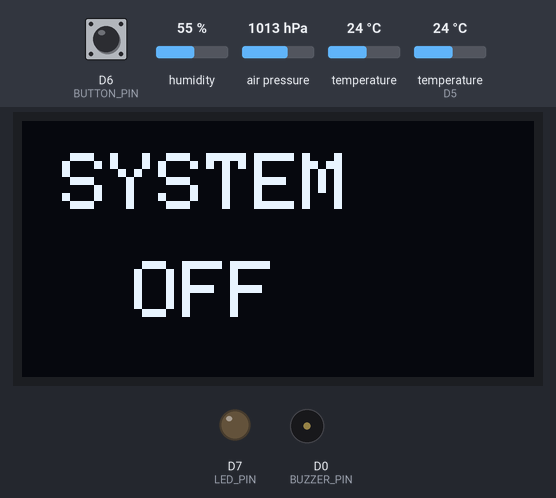
Bench run of a sketch on a simulated ESP8266 (NodeMCU). Shown: 128×64 one-colour display, output pins drawn as LEDs (lit = HIGH), buzzer (waves = sounding, pin HIGH). Inputs (shaded band) come from the test bench; at power-on: D6 (BUTTON_PIN) HIGH, humidity 55 %, air pressure 1013 hPa, temperature 24 °C, temperature (sensor on D5) 24 °C. WiFi joins after 1.5 s; servers stay silent unless stated; what the sketch prints to the serial monitor is not drawn.

Above: at 2.2 s.
2.3 s: D6 (BUTTON_PIN) pulled LOW for 0.15 s
At 3.7 s:
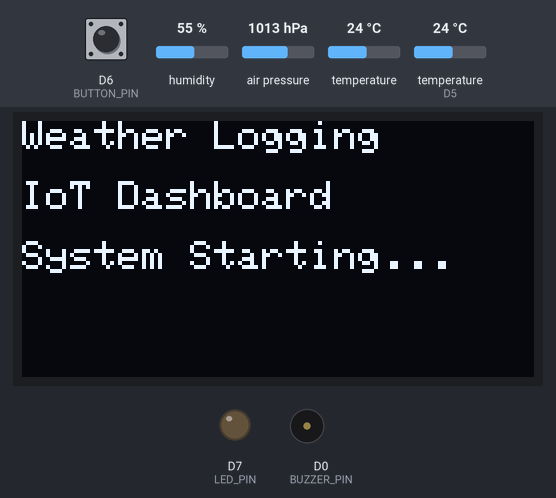
5.4 s: humidity set to 88 %
8.4 s: D6 (BUTTON_PIN) pulled LOW for 1 s
At 8.56 s:
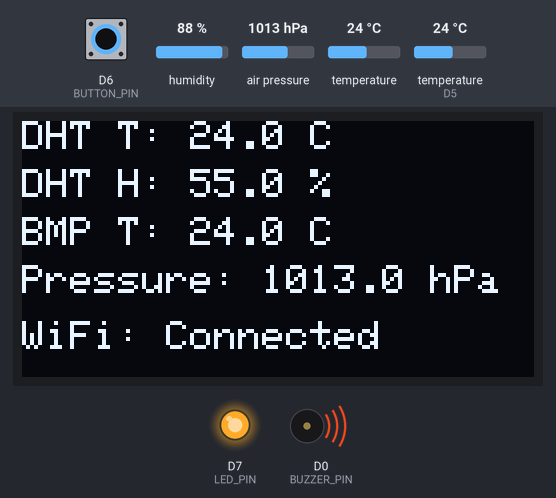
10.9 s: D6 (BUTTON_PIN) pulled LOW for 0.15 s
At 11.06 s:
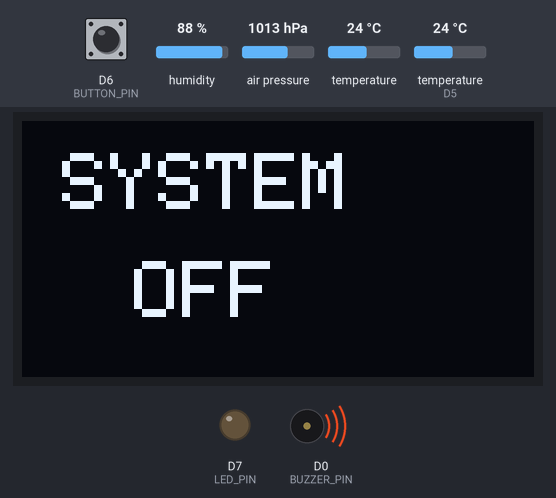
12.6 s: air pressure set to 952 hPa
At 14.0 s:
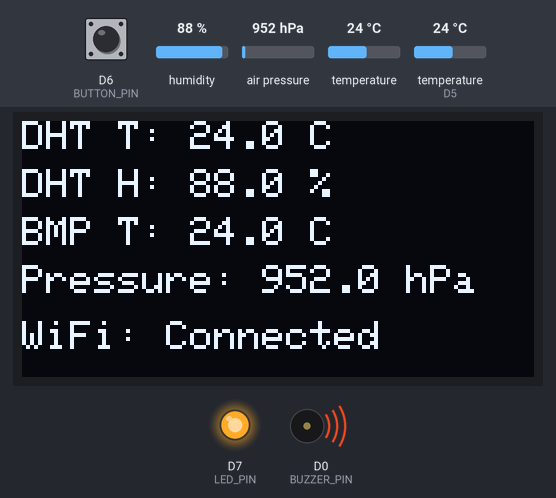
15.2 s: temperature (sensor 0) set to 12 °C
At 16.6 s:
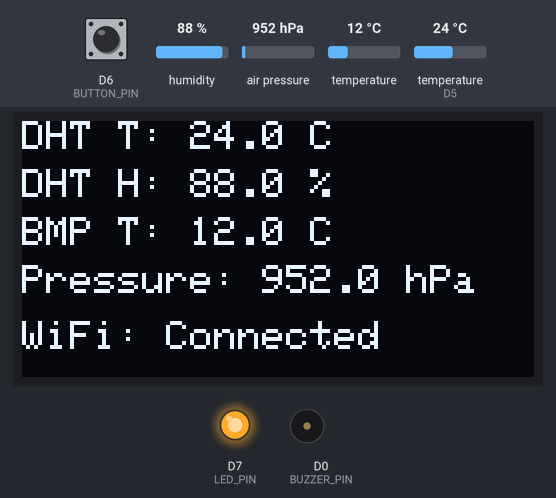
Timing chart, 0 to 19.2 s (numbered marks = the images above; inputs shaded):
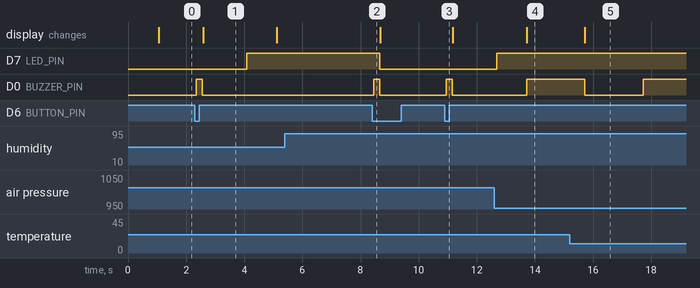

Measured:
- after the input at 2.3 s, D7 (LED_PIN): LOW → HIGH after 1.8 s; D0 (BUZZER_PIN): LOW → HIGH after 0.05 s, → LOW 0.20 s later; the display: changes after 0.28 s (image 1)
- after the input at 5.4 s, every drawn part: stays the same
- after the input at 8.4 s, D7 (LED_PIN): HIGH → LOW after 0.26 s; D0 (BUZZER_PIN): LOW → HIGH after 0.06 s instead of 0.73 s
- after the input at 10.9 s, D0 (BUZZER_PIN): LOW → HIGH after 0.05 s, → LOW 0.20 s later
- after the input at 12.6 s, the display: changes after 1.1 s (image 4)
- after the input at 15.2 s, the display: changes after 0.52 s (image 5)
- what the display in image 1 shows lasts 2.5 s, from 2.6 s to 5.1 s

The sketch:

sketch_nov12a_copy_20261029222235_copy_20261029222859.ino
```cpp
#include <ESP8266WiFi.h>
#include <ESP8266HTTPClient.h>
#include <WiFiClientSecure.h>
#include <Wire.h>
#include <DHT.h>
#include <Adafruit_BMP280.h>
#include <Adafruit_GFX.h>
#include <Adafruit_SSD1306.h>

// =====================================================
// WIFI SETTINGS
// =====================================================

const char* WIFI_SSID = "AMIT's S21 FE";
const char* WIFI_PASSWORD = "";

// =====================================================
// THINGSPEAK SETTINGS
// =====================================================


const char* THINGSPEAK_API_KEY = "";

const unsigned long CHANNEL_ID = 3479207;
const unsigned long CLOUD_INTERVAL = 20000;
const unsigned long SENSOR_INTERVAL = 2000;

// =====================================================
// PIN DEFINITIONS
// =====================================================

#define DHT_PIN D5
#define DHT_TYPE DHT22

#define BUTTON_PIN D6

#define LED_PIN D7

#define BUZZER_PIN D0

// I2C:
// SDA = D2
// SCL/SCK = D1

// =====================================================
// OBJECTS
// =====================================================

DHT dht(DHT_PIN, DHT_TYPE);

Adafruit_BMP280 bmp;

Adafruit_SSD1306 display(128, 64, &Wire, -1);

// =====================================================
// SYSTEM VARIABLES
// =====================================================

// System starts OFF
bool systemON = false;

bool bmpOK = false;

// Sensor values
float dhtTemperature = NAN;
float dhtHumidity = NAN;

float bmpTemperature = NAN;
float pressure = NAN;

// =====================================================
// BUTTON VARIABLES
// =====================================================

bool lastButtonState = HIGH;
bool currentButtonState = HIGH;

unsigned long lastDebounceTime = 0;

const unsigned long debounceDelay = 50;

// =====================================================
// SENSOR/CLOUD TIMING
// =====================================================

unsigned long lastSensorRead = 0;
unsigned long lastCloudUpdate = 0;

// =====================================================
// ALERT BUZZER VARIABLES
// =====================================================

bool alertActive = false;

bool buzzerState = false;

unsigned long lastBuzzerTime = 0;

// Time between alert beeps
const unsigned long BUZZER_INTERVAL = 1000;

// Length of alert beep
const unsigned long BEEP_DURATION = 200;

// =====================================================
// SETUP
// =====================================================

void setup() {

  Serial.begin(115200);

  delay(1000);

  Serial.println();
  Serial.println("=================================");
  Serial.println(" WEATHER LOGGING & IoT DASHBOARD ");
  Serial.println("=================================");

  // ---------------------------------------------------
  // PIN SETUP
  // ---------------------------------------------------

  pinMode(BUTTON_PIN, INPUT_PULLUP);

  pinMode(LED_PIN, OUTPUT);

  pinMode(BUZZER_PIN, OUTPUT);

  // Start with everything OFF
  digitalWrite(LED_PIN, LOW);

  digitalWrite(BUZZER_PIN, LOW);

  // ---------------------------------------------------
  // I2C SETUP
  // ---------------------------------------------------

  // SDA = D2
  // SCL/SCK = D1

  Wire.begin(D2, D1);

  // ---------------------------------------------------
  // DHT22
  // ---------------------------------------------------

  dht.begin();

  Serial.println("DHT22 initialized.");

  // ---------------------------------------------------
  // OLED
  // ---------------------------------------------------

  if (!display.begin(SSD1306_SWITCHCAPVCC, 0x3C)) {

    Serial.println("OLED NOT FOUND!");

  } else {

    Serial.println("OLED found at 0x3C");

    showSystemOff();
  }

  // ---------------------------------------------------
  // BMP280
  // ---------------------------------------------------

  if (bmp.begin(0x76)) {

    bmpOK = true;

    Serial.println("BMP280 found at 0x76.");

  } else {

    bmpOK = false;

    Serial.println("BMP280 NOT FOUND!");
  }

  // ---------------------------------------------------
  // INITIAL SYSTEM STATE
  // ---------------------------------------------------

  Serial.println();
  Serial.println("SYSTEM STARTED IN OFF MODE.");
  Serial.println("Press the button to turn ON.");

  digitalWrite(LED_PIN, LOW);
  digitalWrite(BUZZER_PIN, LOW);
}

// =====================================================
// STARTUP / OFF SCREEN
// =====================================================

void showSystemOff() {

  display.clearDisplay();

  display.setTextColor(SSD1306_WHITE);

  display.setTextSize(2);

  display.setCursor(10, 8);

  display.println("SYSTEM");

  display.setCursor(28, 35);

  display.println("OFF");

  display.display();
}

// =====================================================
// STARTING SCREEN
// =====================================================

void showStartingScreen() {

  display.clearDisplay();

  display.setTextColor(SSD1306_WHITE);

  display.setTextSize(1);

  display.setCursor(0, 0);

  display.println("Weather Logging");

  display.setCursor(0, 15);

  display.println("IoT Dashboard");

  display.setCursor(0, 30);

  display.println("System Starting...");

  display.display();
}

// =====================================================
// SHORT BEEP FOR ON/OFF
// =====================================================

void startupShutdownBeep() {

  digitalWrite(BUZZER_PIN, HIGH);

  delay(200);

  digitalWrite(BUZZER_PIN, LOW);
}

// =====================================================
// WIFI CONNECTION
// =====================================================

void connectWiFi() {

  Serial.println();

  Serial.print("Connecting to Wi-Fi: ");

  Serial.println(WIFI_SSID);

  WiFi.mode(WIFI_STA);

  WiFi.begin(WIFI_SSID, WIFI_PASSWORD);

  int attempts = 0;

  while (WiFi.status() != WL_CONNECTED && attempts < 30) {

    delay(500);

    Serial.print(".");

    attempts++;
  }

  Serial.println();

  if (WiFi.status() == WL_CONNECTED) {

    Serial.println("Wi-Fi connected!");

    Serial.print("IP Address: ");

    Serial.println(WiFi.localIP());

    digitalWrite(LED_PIN, HIGH);

  } else {

    Serial.println("Wi-Fi connection failed.");

    digitalWrite(LED_PIN, LOW);
  }
}

// =====================================================
// TURN SYSTEM ON
// =====================================================

void turnSystemON() {

  systemON = true;

  Serial.println();
  Serial.println("=================================");
  Serial.println("SYSTEM TURNED ON");
  Serial.println("=================================");

  // ---------------------------------------------------
  // ON BEEP
  // ---------------------------------------------------

  startupShutdownBeep();

  // ---------------------------------------------------
  // OLED
  // ---------------------------------------------------

  showStartingScreen();

  // ---------------------------------------------------
  // WIFI
  // ---------------------------------------------------

  connectWiFi();

  // ---------------------------------------------------
  // RESET TIMERS
  // ---------------------------------------------------

  lastSensorRead = 0;

  lastCloudUpdate = millis();

  // Reset alert buzzer
  alertActive = false;

  buzzerState = false;

  lastBuzzerTime = millis();

  delay(1000);
}

// =====================================================
// TURN SYSTEM OFF
// =====================================================

void turnSystemOFF() {

  Serial.println();
  Serial.println("=================================");
  Serial.println("SYSTEM TURNED OFF");
  Serial.println("=================================");

  // ---------------------------------------------------
  // OFF BEEP
  // ---------------------------------------------------

  startupShutdownBeep();

  // Now set system OFF
  systemON = false;

  // ---------------------------------------------------
  // TURN OFF OUTPUTS
  // ---------------------------------------------------

  digitalWrite(LED_PIN, LOW);

  digitalWrite(BUZZER_PIN, LOW);

  buzzerState = false;

  alertActive = false;

  // ---------------------------------------------------
  // DISCONNECT WIFI
  // ---------------------------------------------------

  WiFi.disconnect();

  // ---------------------------------------------------
  // CLEAR SENSOR VALUES
  // ---------------------------------------------------

  dhtTemperature = NAN;

  dhtHumidity = NAN;

  bmpTemperature = NAN;

  pressure = NAN;

  // ---------------------------------------------------
  // OLED OFF
  // ---------------------------------------------------

  showSystemOff();
}

// =====================================================
// BUTTON CHECK
// =====================================================

void checkButton() {

  bool reading = digitalRead(BUTTON_PIN);

  // Detect button state change
  if (reading != lastButtonState) {

    lastDebounceTime = millis();
  }

  // Debounce
  if ((millis() - lastDebounceTime) > debounceDelay) {

    if (reading != currentButtonState) {

      currentButtonState = reading;

      // Button pressed
      if (currentButtonState == LOW) {

        if (systemON) {

          turnSystemOFF();

        } else {

          turnSystemON();
        }
      }
    }
  }

  lastButtonState = reading;
}

// =====================================================
// READ SENSORS
// =====================================================

void readSensors() {

  // ---------------------------------------------------
  // DHT22
  // ---------------------------------------------------

  float newDHTTemperature = dht.readTemperature();

  float newDHTHumidity = dht.readHumidity();

  if (!isnan(newDHTTemperature)) {

    dhtTemperature = newDHTTemperature;
  }

  if (!isnan(newDHTHumidity)) {

    dhtHumidity = newDHTHumidity;
  }

  // ---------------------------------------------------
  // BMP280
  // ---------------------------------------------------

  if (bmpOK) {

    bmpTemperature = bmp.readTemperature();

    // Convert Pa to hPa

    pressure = bmp.readPressure() / 100.0;
  }

  // ---------------------------------------------------
  // SERIAL MONITOR
  // ---------------------------------------------------

  Serial.println();

  Serial.println("---------------------------------");

  Serial.print("DHT22 Temperature: ");

  if (isnan(dhtTemperature)) {

    Serial.println("ERROR");

  } else {

    Serial.print(dhtTemperature, 2);

    Serial.println(" °C");
  }

  Serial.print("DHT22 Humidity: ");

  if (isnan(dhtHumidity)) {

    Serial.println("ERROR");

  } else {

    Serial.print(dhtHumidity, 2);

    Serial.println(" %");
  }

  Serial.print("BMP280 Temperature: ");

  if (isnan(bmpTemperature)) {

    Serial.println("ERROR");

  } else {

    Serial.print(bmpTemperature, 2);

    Serial.println(" °C");
  }

  Serial.print("Atmospheric Pressure: ");

  if (isnan(pressure)) {

    Serial.println("ERROR");

  } else {

    Serial.print(pressure, 2);

    Serial.println(" hPa");
  }

  Serial.println("---------------------------------");

  // Update OLED
  updateOLED();

  // Check alert
  checkAlert();
}

// =====================================================
// OLED DISPLAY
// =====================================================

void updateOLED() {

  display.clearDisplay();

  display.setTextColor(SSD1306_WHITE);

  if (!systemON) {

    showSystemOff();

    return;
  }

  display.setTextSize(1);

  // DHT Temperature

  display.setCursor(0, 0);

  display.print("DHT T: ");

  if (isnan(dhtTemperature)) {

    display.print("ERR");

  } else {

    display.print(dhtTemperature, 1);

    display.print(" C");
  }

  // DHT Humidity

  display.setCursor(0, 12);

  display.print("DHT H: ");

  if (isnan(dhtHumidity)) {

    display.print("ERR");

  } else {

    display.print(dhtHumidity, 1);

    display.print(" %");
  }

  // BMP Temperature

  display.setCursor(0, 24);

  display.print("BMP T: ");

  if (!bmpOK || isnan(bmpTemperature)) {

    display.print("ERR");

  } else {

    display.print(bmpTemperature, 1);

    display.print(" C");
  }

  // Pressure

  display.setCursor(0, 36);

  display.print("Pressure: ");

  if (!bmpOK || isnan(pressure)) {

    display.print("ERR");

  } else {

    display.print(pressure, 1);

    display.print(" hPa");
  }

  // Wi-Fi

  display.setCursor(0, 50);

  if (WiFi.status() == WL_CONNECTED) {

    display.print("WiFi: Connected");

  } else {

    display.print("WiFi: Offline");
  }

  display.display();
}

// =====================================================
// WEATHER ALERT
// =====================================================

void checkAlert() {

  if (!systemON) {

    alertActive = false;

    digitalWrite(BUZZER_PIN, LOW);

    buzzerState = false;

    return;
  }

  alertActive = false;

  // Temperature threshold
  if (!isnan(dhtTemperature) && dhtTemperature > 35.0) {

    alertActive = true;
  }

  // Humidity threshold
  if (!isnan(dhtHumidity) && dhtHumidity > 85.0) {

    alertActive = true;
  }

  // If no alert
  if (!alertActive) {

    digitalWrite(BUZZER_PIN, LOW);

    buzzerState = false;

    return;
  }

  // Alert is active
  beepAlert();
}

// =====================================================
// REPEATED ALERT BEEP
// =====================================================

void beepAlert() {

  unsigned long currentTime = millis();

  // Start beep
  if (!buzzerState) {

    if (currentTime - lastBuzzerTime >= BUZZER_INTERVAL) {

      digitalWrite(BUZZER_PIN, HIGH);

      buzzerState = true;

      lastBuzzerTime = currentTime;
    }
  }

  // Stop beep after 200 ms
  else {

    if (currentTime - lastBuzzerTime >= BEEP_DURATION) {

      digitalWrite(BUZZER_PIN, LOW);

      buzzerState = false;

      lastBuzzerTime = currentTime;
    }
  }
}

// =====================================================
// THINGSPEAK UPDATE
// =====================================================

void sendToThingSpeak() {

  if (!systemON) {

    Serial.println("System OFF - cloud update skipped.");

    return;
  }

  // ---------------------------------------------------
  // WIFI CHECK
  // ---------------------------------------------------

  if (WiFi.status() != WL_CONNECTED) {

    Serial.println("Wi-Fi disconnected.");

    connectWiFi();

    if (WiFi.status() != WL_CONNECTED) {

      Serial.println("Cloud update failed - no Wi-Fi.");

      return;
    }
  }

  // ---------------------------------------------------
  // SENSOR CHECK
  // ---------------------------------------------------

  if (isnan(dhtTemperature) ||
      isnan(dhtHumidity) ||
      isnan(bmpTemperature) ||
      isnan(pressure)) {

    Serial.println("Invalid sensor data.");

    Serial.println("ThingSpeak update skipped.");

    return;
  }

  // ---------------------------------------------------
  // CREATE URL
  // ---------------------------------------------------

  String url = "https://api.thingspeak.com/update?api_key=";

  url += THINGSPEAK_API_KEY;

  // Field 1 - DHT22 Temperature

  url += "&field1=";

  url += String(dhtTemperature, 2);

  // Field 2 - DHT22 Humidity

  url += "&field2=";

  url += String(dhtHumidity, 2);

  // Field 3 - BMP280 Temperature

  url += "&field3=";

  url += String(bmpTemperature, 2);

  // Field 4 - Pressure

  url += "&field4=";

  url += String(pressure, 2);

  // Field 5 - System Status

  url += "&field5=1";

  // ---------------------------------------------------
  // SEND TO THINGSPEAK
  // ---------------------------------------------------

  Serial.println();

  Serial.println("Sending data to ThingSpeak...");

  WiFiClientSecure client;

  // For prototype/testing
  client.setInsecure();

  HTTPClient http;

  if (http.begin(client, url)) {

    int httpCode = http.GET();

    if (httpCode > 0) {

      Serial.print("HTTP Response: ");

      Serial.println(httpCode);

      String response = http.getString();

      Serial.print("ThingSpeak response: ");

      Serial.println(response);

      if (response != "0") {

        Serial.println("ThingSpeak update successful!");

      } else {

        Serial.println("ThingSpeak update failed.");
      }

    } else {

      Serial.print("HTTP error: ");

      Serial.println(http.errorToString(httpCode));
    }

    http.end();

  } else {

    Serial.println("Unable to connect to ThingSpeak.");
  }
}

// =====================================================
// MAIN LOOP
// =====================================================

void loop() {

  // Button always works
  checkButton();

  // ---------------------------------------------------
  // SYSTEM ON
  // ---------------------------------------------------

  if (systemON) {

    // Sensor reading every 2 seconds

    if (millis() - lastSensorRead >= SENSOR_INTERVAL) {

      lastSensorRead = millis();

      readSensors();
    }

    // ThingSpeak update every 20 seconds

    if (millis() - lastCloudUpdate >= CLOUD_INTERVAL) {

      lastCloudUpdate = millis();

      sendToThingSpeak();
    }

    // LED indicates Wi-Fi connection

    if (WiFi.status() == WL_CONNECTED) {

      digitalWrite(LED_PIN, HIGH);

    } else {

      digitalWrite(LED_PIN, LOW);
    }
  }

  // ---------------------------------------------------
  // SYSTEM OFF
  // ---------------------------------------------------

  else {

    digitalWrite(LED_PIN, LOW);

    digitalWrite(BUZZER_PIN, LOW);

    buzzerState = false;

    alertActive = false;
  }
}
```
